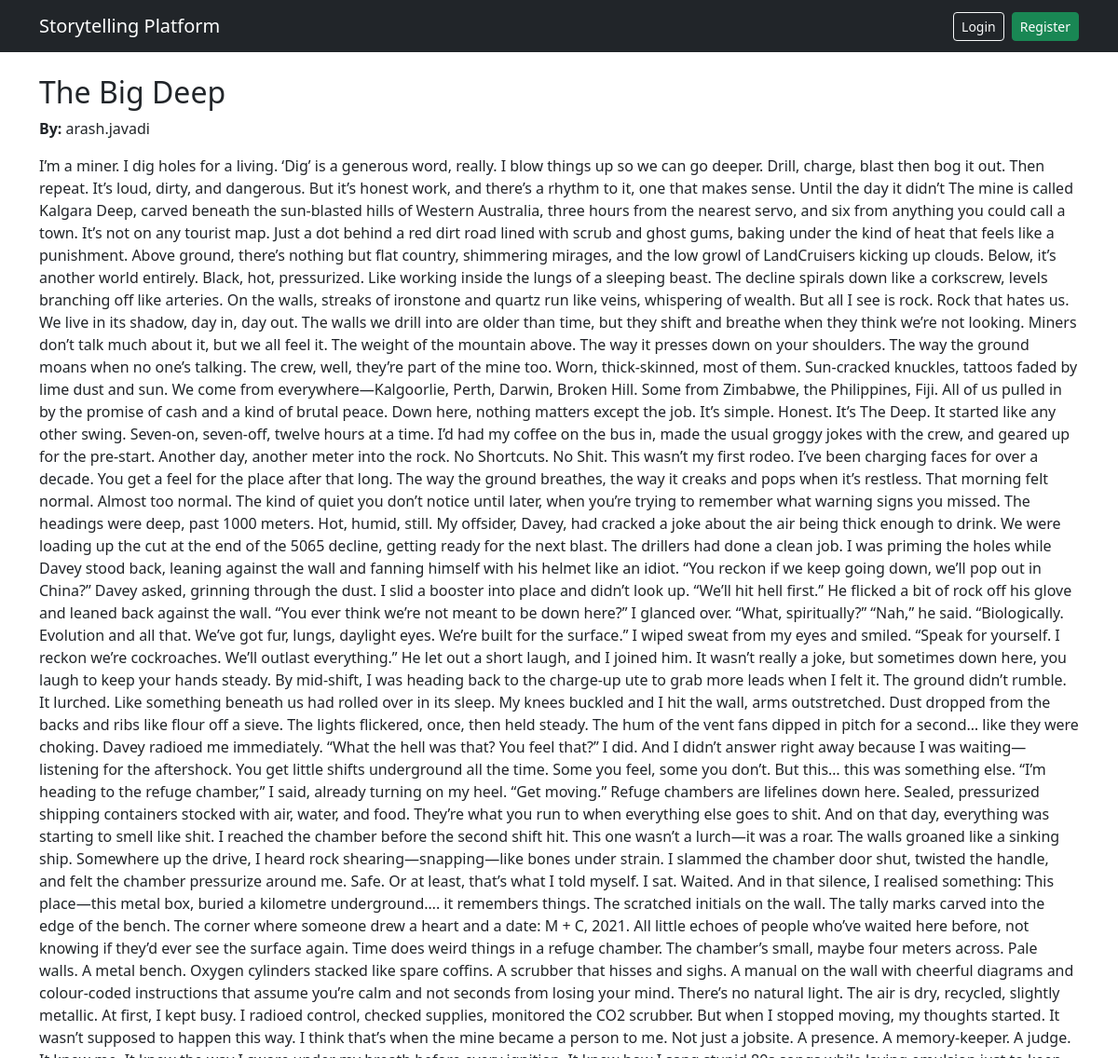
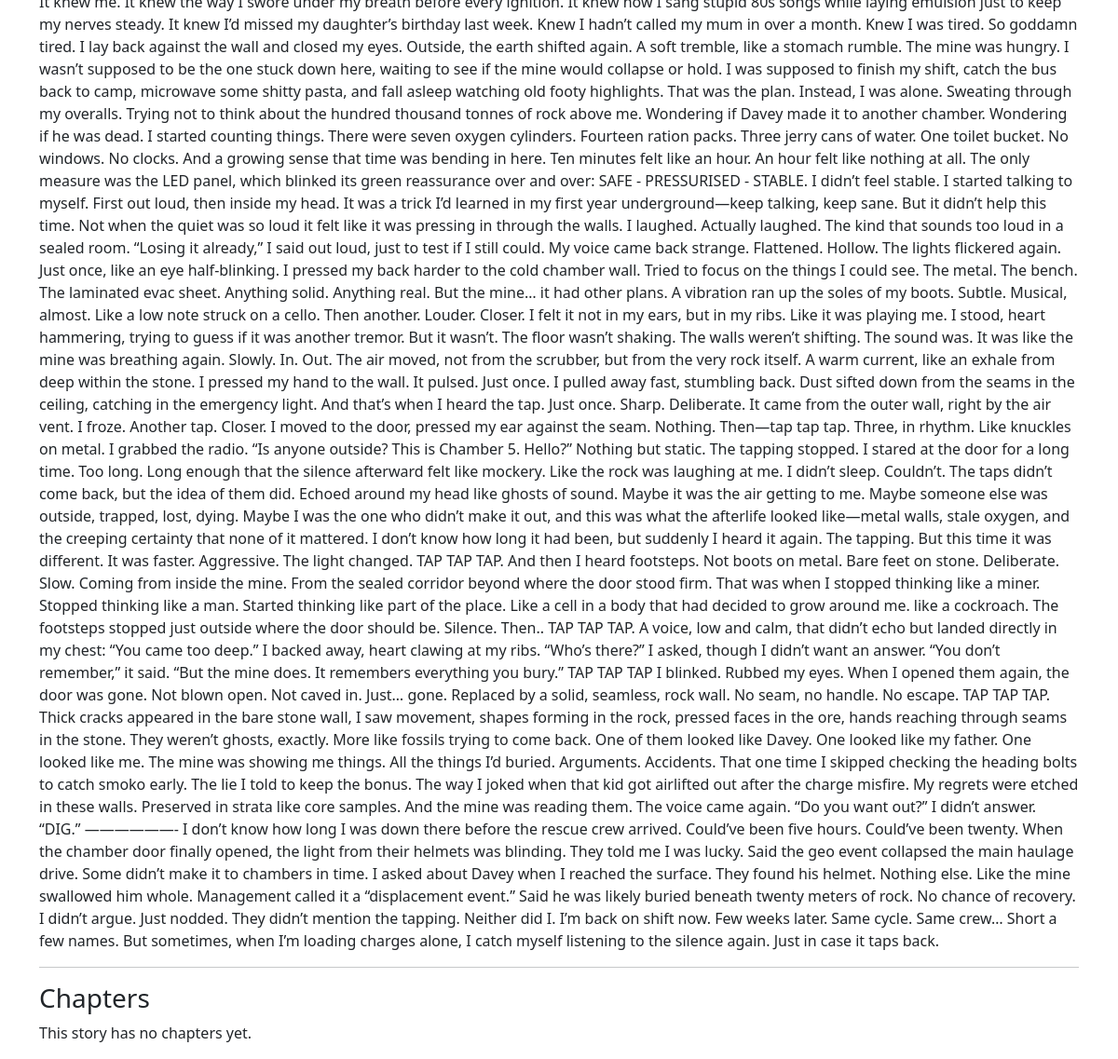
The page /story/2/ on the database its author committed (2 pictures, top to bottom).
### stories/models.py (models this page shows, shortened)
class Story(models.Model):
    title = models.CharField(max_length=200)
    description = models.TextField()
    author = models.ForeignKey(User, on_delete=models.CASCADE)
    is_public = models.BooleanField(default=True)
    allow_contributions = models.BooleanField(default=True)
    created_on = models.DateTimeField(auto_now_add=True)

### stories/views.py (the view)
# urls.py: path('story/<int:story_id>/', views.story_detail, name='story_detail'),
def story_detail(request, story_id):
    story = get_object_or_404(Story, id=story_id, is_public=True)
    root_chapters = story.chapters.filter(parent=None).order_by('created_on')
    branches = []
    for root in root_chapters:
        children = root.children.all()
        rated_children = children.annotate(avg_rating=Avg('ratings__value'))
        main_child = rated_children.order_by('-avg_rating').first() if children else None
        branches.append({
            'parent': root,
            'main': main_child,
            'alternatives': children,
        })
    return render(request, 'stories/story_detail.html', {
        'story': story,
        'branches': branches,
    })

### templates/stories/story_detail.html
{% extends "base.html" %}
{% block content %}
<h2>{{ story.title }}</h2>
<p><strong>By:</strong> {{ story.author.username }}</p>
<p>{{ story.description }}</p>
<hr>
<h3>Chapters</h3>
{% for chapter in chapters %}
<div class="card mb-4 {% if chapter == main_chapter %}border-primary{% endif %}">
    <div class="card-body">
        <h4 class="card-title">{{ chapter.title }}</h4>
        <p class="card-text">{{ chapter.content|linebreaks }}</p>
        <p class="text-muted"><em>By {{ chapter.author.username }}</em></p>
        {% if story.allow_contributions or story.author == user %}
        <a href="{% url 'chapter_create' story.id %}?parent={{ chapter.id }}" class="btn btn-outline-primary mt-2">
            ➕ Add your chapter to this story
        </a>
        {% endif %}
    </div>
</div>
{% empty %}
<p>This story has no chapters yet.</p>
{% endfor %}
{% endblock %}

### rows shown on the page
Story: title "The Big Deep", author.username "arash.javadi", description "I’m a miner. I dig holes for a living. ‘Dig’ is a generous word, really. I blow things up so we can go deeper. Drill, charge, blast then bog it out. Then repeat. It’s loud, dirty, and dangerous. But it’s honest work, and there’s a rhythm to it, one that makes sense. Until the day it didn’t The mine is called Kalgara Deep, carved beneath the sun-blasted hills of Western Australia, three hours from the nearest servo, and six from anything you could call a town. It’s not on any tourist map. Just a dot behind a red dirt road lined with scrub and ghost gums, baking under the kind of heat that feels like a punishment. Above ground, there’s nothing but flat country, shimmering mirages, and the low…"
